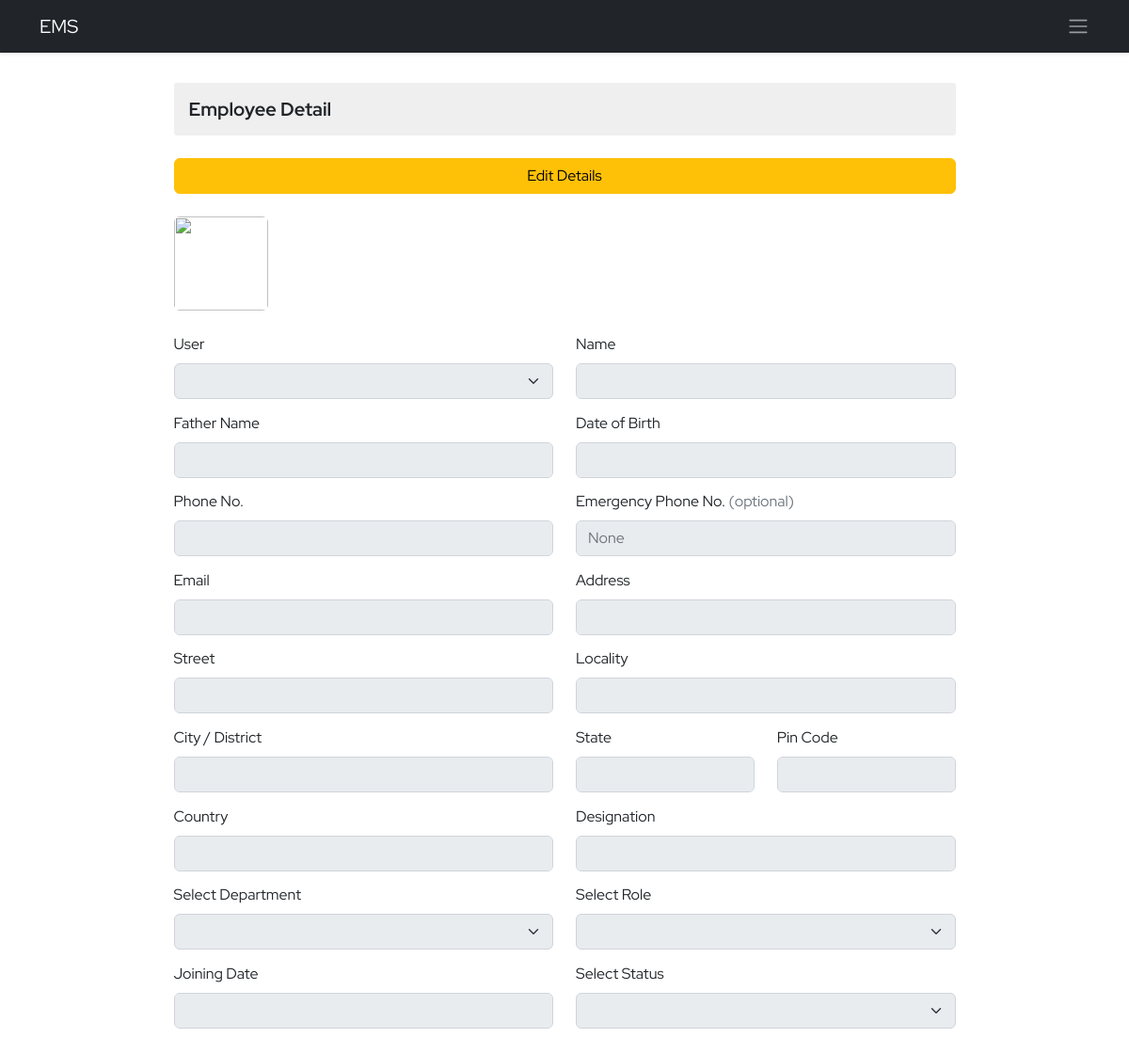
Page /ems/employee-detail/8/ (signed in) on the earlier database version.
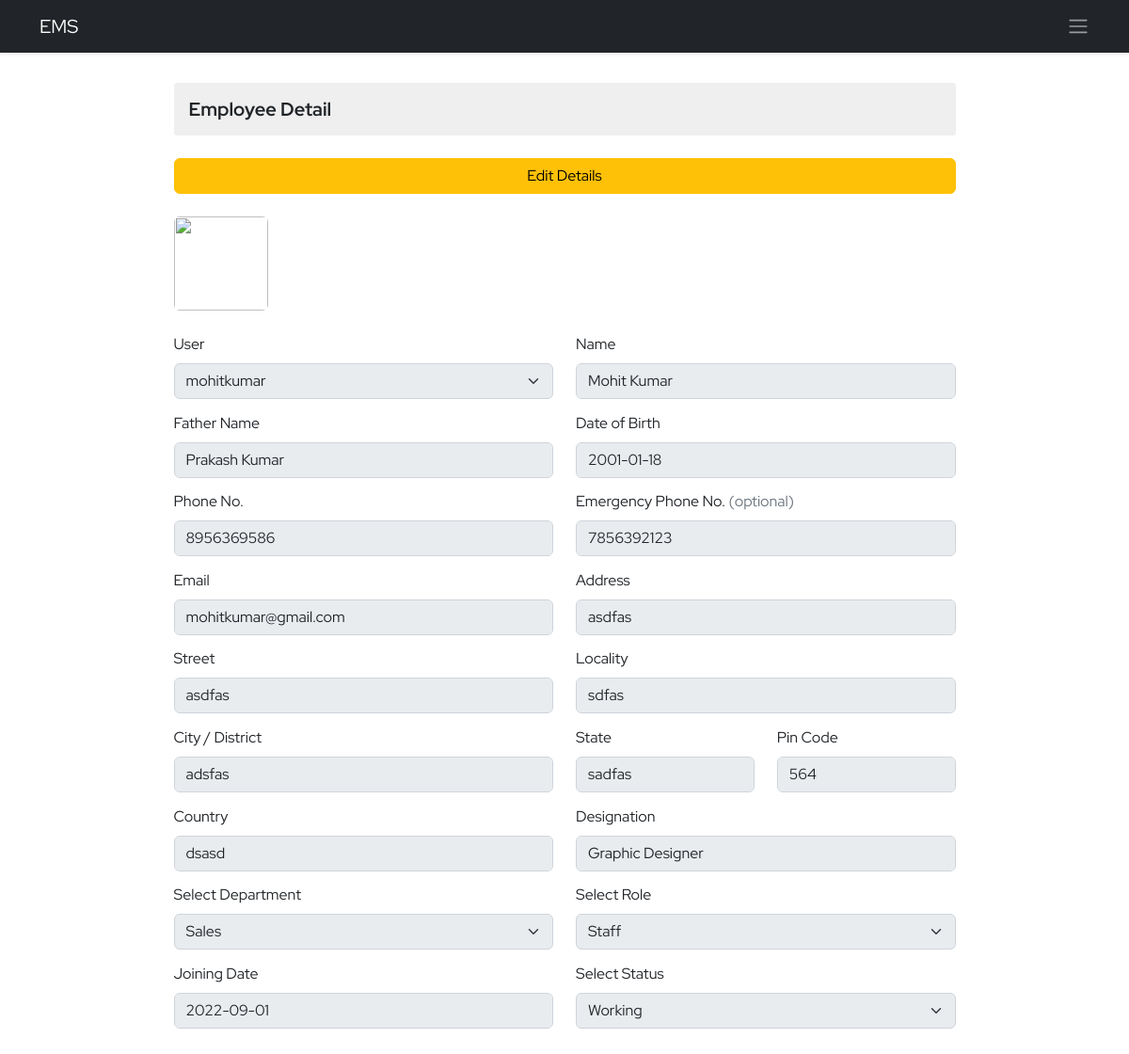
Same page on the later database version.
### ems/models.py (models this page shows, shortened)
class Employee(models.Model):
    empid=models.AutoField(primary_key=True)
    user=models.OneToOneField(User,on_delete=models.CASCADE)
    name=models.CharField(max_length=50)
    father_name=models.CharField(max_length=50)
    avtar=models.ImageField(upload_to='employee_profile_images', null=True, blank=True)
    dob=models.DateField()
    email=models.EmailField(max_length=100)
    mobile_no=models.IntegerField()
    emergency_mobile_no=models.IntegerField(null=True,blank=True)
    address=models.OneToOneField(Address, on_delete=models.CASCADE,blank=True, null=True,)
    designation=models.CharField(max_length=70)
    role=models.ForeignKey(Role, on_delete=models.SET_NULL,blank=True, null=True,)
    department=models.ForeignKey(Department, on_delete=models.SET_NULL,blank=True, null=True,)
    joining_date=models.DateField()
    status=models.CharField(max_length=15)
    @property
    def imageURL(self):
        try:
            url=self.avtar.url
        except:
            url=''
        return url

class Address(models.Model):
    user=models.OneToOneField(User,on_delete=models.CASCADE, blank=True,null=True)
    address=models.CharField(max_length=150)
    street=models.CharField(max_length=70)
    locality=models.CharField(max_length=70)
    city=models.CharField(max_length=50)
    state=models.CharField(max_length=50)
    pincode=models.FloatField(max_length=50)
    country=models.CharField(max_length=50, default='India')

### ems/views.py (the view, shortened to what this page needs)
# urls.py: path('employee-detail/<empid>/',employeeDetail,name='employee-detail'),
@login_required()
def employeeDetail(request, empid):
    context = {}
    try:
        employee_obj = Employee.objects.get(empid=empid)
        user_obj = User.objects.get(username=employee_obj.user)
        department_obj = Department.objects.all()
        role_obj = Role.objects.all()
        context['departments'] = department_obj
        context['roles'] = role_obj
        context['employee_obj'] = employee_obj
        addres_obj = Address.objects.get(user=user_obj)
        context['address_obj'] = addres_obj
    except Exception as e:
        print('Employee Detail Exception : ', e)
    return render(request, 'ems/employee_detail.html', context)

### ems/models.py (called while the page is built)
    def __str__(self):
        return self.name

    def __str__(self):
        return self.name

### ems/templates/ems/employee_detail.html (shortened to what the changed rows need)
{% extends './base.html' %}
{% block body %}
<div class="container py-4">
    <div class="row d-felx justify-content-center align-items-center">
        <div class="col-9">
            <form action="" method="post" class="mt-4 add-employee">
                <div class="row gy-1">
                    <div class="mb-3 col-12 col-sm-6">
                        <label for="select-user" class="form-label">User </label>
                        <select readonly class="form-select employee_detail" aria-label="Default select example"
                            id="select-user" required name="select-user">
                            <option value="{{employee_obj.user}}" selected>{{employee_obj.user}}</option>
                        </select>
                    </div>
                    <div class="mb-3 col-12 col-sm-6">
                        <label for="fname" class="form-label">Name</label>
                        <input type="text" class="form-control employee_detail" id="fname" name="employee-name" required
                            value="{{employee_obj.name}}">
                    </div>
                    <div class="mb-3 col-12 col-sm-6">
                        <label for="father-name" class="form-label">Father Name</label>
                        <input type="text" class="form-control employee_detail" id="father-name" name="father-name"
                            required value="{{employee_obj.father_name}}" readonly>
                    </div>
                    <div class="mb-3 col-12 col-sm-6">
                        <label for="dob" class="form-label">Date of Birth</label>
                        <input type="text" class="form-control employee_detail"
                            value="{{employee_obj.dob | date:'Y-m-d'}}" id="dob" name="employee-dob" required>
                    </div>
                    <div class="mb-3 col-12 col-sm-6">
                        <label for="email" class="form-label">Phone No.</label>
                        <input type="number" class="form-control employee_detail" id="email"
                            value="{{employee_obj.mobile_no}}" name="phone-number" required>
                    </div>
                    <div class="mb-3 col-6">
                        <label for="ephone" class="form-label">Emergency Phone No. <span class="text-muted">(optional)</span> </label>
                        <input type="number" value="{{employee_obj.emergency_mobile_no}}" class="form-control employee_detail" id="ephone" placeholder="None"
                            name="ephone-number">
                    </div>
                    <div class="mb-3 col-12 col-sm-6">
                        <label for="email" class="form-label">Email</label>
                        <input type="email" class="form-control employee_detail" id="email"
                            value="{{employee_obj.email}}" name="email" required>
                    </div>
                    <div class="mb-3 col-12 col-sm-6">
                        <label for="address" class="form-label">Address</label>
                        <input type="text" class="form-control employee_detail" id="address"
                            value="{{address_obj.address}}" name="address" required>
                    </div>
                    <div class="mb-3 col-12 col-sm-6">
                        <label for="street" class="form-label">Street</label>
                        <input type="text" class="form-control employee_detail" id="street"
                            value="{{address_obj.street}}" name="street" required>
                    </div>
                    <div class="mb-3 col-12 col-sm-6">
                        <label for="locality" class="form-label">Locality</label>
                        <input type="text" class="form-control employee_detail" id="locality"
                            value="{{address_obj.locality}}" name="locality" required>
                    </div>
                    <div class="mb-3 col-12 col-sm-6">
                        <label for="city" class="form-label">City / District</label>
                        <input type="text" class="form-control employee_detail" id="city" value="{{address_obj.city}}"
                            name="city" required>
                    </div>
                    <div class="mb-3 col-6 col-sm-3">
                        <label for="state" class="form-label">State</label>
                        <input type="text" class="form-control employee_detail" id="state" value="{{address_obj.state}}"
                            name="state" required>
                    </div>
                    <div class="mb-3 col-6 col-sm-3">
                        <label for="pincode" class="form-label">Pin Code</label>
                        <input type="number" class="form-control employee_detail" id="pincode"
                            value="{{address_obj.pincode|floatformat:'0'}}" name="pincode" required>
                    </div>
                    <div class="mb-3 col-12 col-sm-6">
                        <label for="country" class="form-label">Country</label>
                        <input type="text" class="form-control employee_detail" id="country"
                            value="{{address_obj.country}}" name="country" required>
                    </div>
                    <div class="mb-3 col-12 col-sm-6">
                        <label for="designation" class="form-label">Designation</label>
                        <input type="text" class="form-control employee_detail" id="designation" required
                            value="{{employee_obj.designation}}" name="designation">
                    </div>
                    <div class="mb-3 col-12 col-sm-6">
                        <label for="select-department" class="form-label">Select Department</label>
                        <select class="form-select employee_detail" aria-label="Default select example"
                            id="select-department" name="select-department" required>
                            {% for department in departments %}
                            {% if department == employee_obj.department %}
                            <option value="{{employee_obj.department}}" selected>{{employee_obj.department}}</option>
                            {% else %}
                            <option value="{{department.name}}">{{department.name}}</option>
                            {% endif %}
                            {% endfor %}
                        </select>
                    </div>
                    <div class="mb-3 col-12 col-sm-6">
                        <label for="select-role" class="form-label">Select Role</label>
                        <select class="form-select employee_detail" aria-label="Default select example" id="select-role"
                            name="select-role" required>
                            {% for role in roles %}
                            {% if role == employee_obj.role %}
                            <option value="{{employee_obj.role}}" selected>{{employee_obj.role}}</option>
                            {% else %}
                                <option value="{{role.name}}">{{role.name}}</option>
                            {% endif %}
                            {% endfor %}
                        </select>
                    </div>
                    <div class="mb-3 col-12 col-sm-6">
                        <label for="joining-date" class="form-label">Joining Date</label>
                        <input type="text" class="form-control employee_detail" id="dob" name="joining-date" required
                            value="{{employee_obj.joining_date | date:'Y-m-d' }}">
                    </div>
                    <div class="mb-3 col-12 col-sm-6">
                        <label for="select-status" class="form-label">Select Status</label>
                        <select class="form-select employee_detail" aria-label="Default select example"
                            id="select-status" name="select-status" required>
                            {% if employee_obj.status == 'Working' %}
                            <option value="{{employee_obj.role}}" selected>{{employee_obj.status}}</option>
                            {% else %}
                            <option value="{{employee_obj.role}}" selected>{{employee_obj.status}}</option>
                            <option value="Working" >Working</option>
                            {% endif %}
                        </select>
                    </div>
            </form>
        </div>
    </div>
</div>
{% endblock body %}

Differences in the rows shown:
added Employee: select-user "mohitkumar", employee-name "Mohit Kumar", father-name "Prakash Kumar", employee-dob "2001-01-18", phone-number "8956369586", ephone-number "7856392123", email "mohitkumar@gmail.com", designation "Graphic Designer", joining-date "2022-09-01", select-status "Working"
now on this page (row unchanged): Address: address "asdfas", street "asdfas", locality "sdfas", city "adsfas", state "sadfas", pincode "564", country "dsasd"
Other differences:
form field select-department: (not shown) → "Sales"
form field select-role: (not shown) → "Staff"
